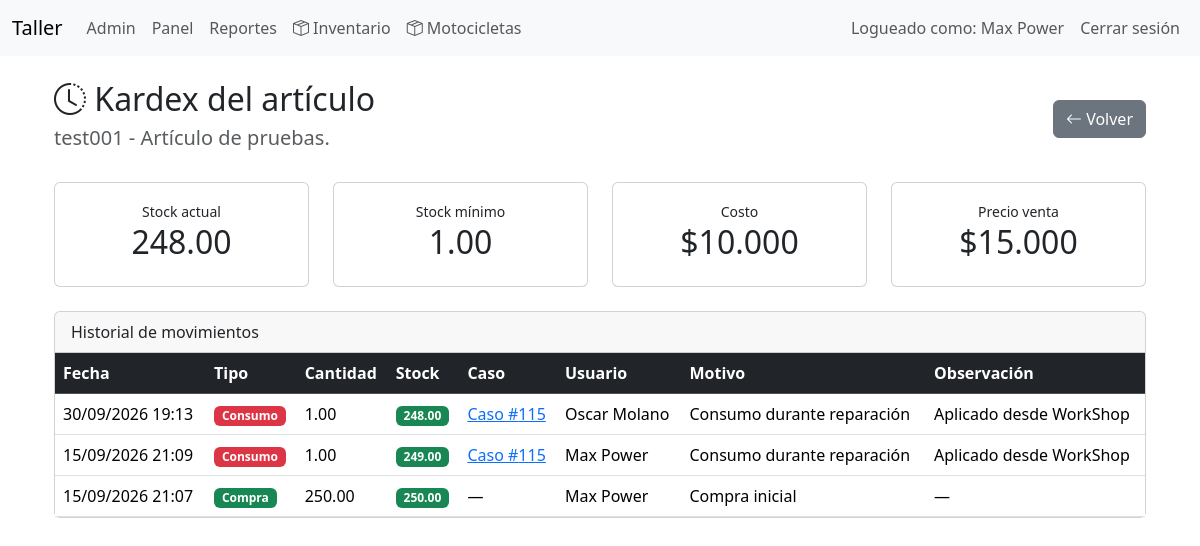
The page /index.php?controller=inventory&action=movements&id=61 (signed in) on the database as committed earlier.
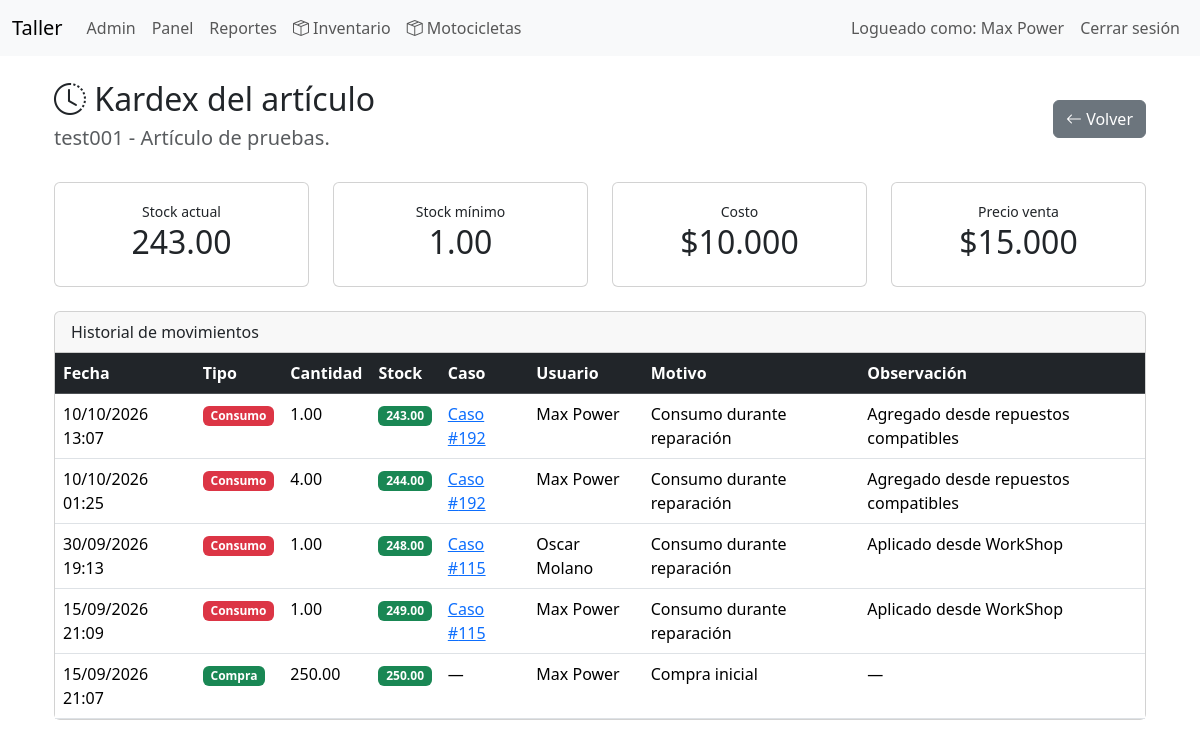
The same page on the database as committed later.
### tables this page shows
CREATE TABLE `partes` (
  `id` int(11) NOT NULL,
  `codigo` varchar(60) NOT NULL,
  `categoria_id` int(11) DEFAULT NULL,
  `tipo` enum('repuesto','insumo','herramienta') NOT NULL DEFAULT 'repuesto',
  `nombre` varchar(150) NOT NULL,
  `marca` varchar(100) DEFAULT NULL,
  `fabricante_repuesto_id` int(11) DEFAULT NULL,
  `numero_parte` varchar(100) DEFAULT NULL,
  `created_by` int(11) DEFAULT NULL,
  `unidad` enum('Unidad','Juego','Par','Litro','Mililitro','Kilogramo','Gramo','Metro','Centimetro') NOT NULL DEFAULT 'Unidad',
  `stock_actual` decimal(12,2) NOT NULL DEFAULT 0.00,
  `stock_reservado` decimal(12,2) NOT NULL DEFAULT 0.00,
  `stock_minimo` decimal(12,2) NOT NULL DEFAULT 0.00,
  `costo` decimal(10,2) NOT NULL DEFAULT 0.00,
  `precio_venta` decimal(10,2) NOT NULL DEFAULT 0.00,
  `ubicacion` varchar(120) DEFAULT NULL,
  `codigo_barras` varchar(100) DEFAULT NULL,
  `imagen` varchar(255) DEFAULT NULL,
  `activo` tinyint(1) NOT NULL DEFAULT 1,
  `created_at` datetime NOT NULL DEFAULT current_timestamp(),
  `updated_at` datetime NOT NULL DEFAULT current_timestamp() ON UPDATE current_timestamp()
);

CREATE TABLE `movimientos_inventario` (
  `id` int(11) NOT NULL,
  `parte_id` int(11) NOT NULL,
  `usuario_id` int(11) NOT NULL,
  `caso_id` int(11) DEFAULT NULL,
  `tipo` enum('compra','consumo','ajuste_entrada','ajuste_salida') NOT NULL,
  `motivo` varchar(255) DEFAULT NULL,
  `cantidad` decimal(12,2) NOT NULL,
  `stock_resultante` decimal(12,2) NOT NULL DEFAULT 0.00,
  `costo_unitario` decimal(10,2) DEFAULT NULL,
  `observacion` text DEFAULT NULL,
  `fecha` datetime NOT NULL DEFAULT current_timestamp()
);

CREATE TABLE `casos` (
  `id` int(11) NOT NULL,
  `vehiculo_id` int(11) NOT NULL,
  `mecanico_id` int(11) DEFAULT NULL,
  `fecha_ingreso` date DEFAULT NULL,
  `hora_ingreso` time DEFAULT NULL,
  `causa` text DEFAULT NULL,
  `observaciones` text DEFAULT NULL,
  `diagnostico` text DEFAULT NULL,
  `estado` enum('abierto','cerrado') DEFAULT 'abierto',
  `fecha_cierre` datetime DEFAULT NULL,
  `cerrado_por` int(11) DEFAULT NULL,
  `precio_cobrado` int(11) DEFAULT NULL,
  `descuento` int(11) DEFAULT 0,
  `utilidad` decimal(10,2) DEFAULT 0.00
);

CREATE TABLE `usuarios` (
  `id` int(11) NOT NULL,
  `nombre` varchar(150) NOT NULL,
  `usuario` varchar(100) NOT NULL,
  `contraseña_hash` varchar(255) NOT NULL,
  `rol` enum('admin','mecanico') NOT NULL DEFAULT 'mecanico',
  `fecha_creacion` datetime NOT NULL
);

### app/controllers/BaseController.php (called while the page is built, shortened)
<?php
abstract class BaseController
{
    protected function render(string $view, array $data = []): void
    {
        extract($data);
        require __DIR__ . '/../views/layouts/header.php';
        require __DIR__ . '/../views/' . $view . '.php';
        require __DIR__ . '/../views/layouts/footer.php';
    }
}

### app/controllers/InventoryController.php (called while the page is built, shortened)
<?php
class InventoryController extends BaseController
{
    private Part $partModel;
    public function __construct(PDO $pdo)
    {
        $this->partModel = new Part($pdo);
    }
    public function movements(): void
    {
        $id = (int)($_GET['id'] ?? 0);
        $part = $this->partModel->findById($id);
        $movements = $this->partModel->getMovements($id);
        $this->render(
            'inventory/movements',
            [
                'part' => $part,
                'movements' => $movements,
                'title' => 'Movimientos de inventario'
            ]
        );
    }
}

### app/models/BaseModel.php (called while the page is built, shortened)
<?php
class BaseModel
{
    public function __construct(PDO $pdo)
    {
        $this->db = $pdo;
    }
}

### app/models/Part.php (called while the page is built, shortened)
<?php
class Part extends BaseModel
{
    public function findById(int $id): ?array
    {
        $stmt = $this->db->prepare("
            SELECT *
            FROM partes
            WHERE id = ?
            LIMIT 1
        ");
        $stmt->execute([$id]);
        return $stmt->fetch(PDO::FETCH_ASSOC) ?: null;
    }
    public function getMovements(int $partId): array
    {
        $stmt = $this->db->prepare("
        SELECT
            m.*,
            u.nombre AS usuario,
            p.nombre AS articulo,
            c.id AS caso
        FROM movimientos_inventario m
        INNER JOIN usuarios u
            ON u.id = m.usuario_id
        INNER JOIN partes p
            ON p.id = m.parte_id
        LEFT JOIN casos c
            ON c.id = m.caso_id
        WHERE m.parte_id = :parte
        ORDER BY
            m.fecha DESC,
            m.id DESC
    ");
        $stmt->execute([
            ':parte' => $partId
        ]);
        return $stmt->fetchAll(PDO::FETCH_ASSOC);
    }
}

### app/views/inventory/movements.php (the view, shortened to what this page needs)
<div class="container mt-4">
    <div class="d-flex justify-content-between align-items-center mb-4">
        <div>
            <h2>
                <i class="bi bi-clock-history"></i>
                Kardex del artículo
            </h2>
            <h5 class="text-muted">
                <?= htmlspecialchars($part['codigo']) ?>
                -
                <?= htmlspecialchars($part['nombre']) ?>
            </h5>
        </div>
        <a
            href="index.php?controller=inventory&action=index"
            class="btn btn-secondary">
            <i class="bi bi-arrow-left"></i>
            Volver
        </a>
    </div>
    <div class="row mb-4">
        <div class="col-md-3">
            <div class="card">
                <div class="card-body text-center">
                    <small>Stock actual</small>
                    <h2>
                        <?= $part['stock_actual'] ?>
                    </h2>
                </div>
            </div>
        </div>
        <div class="col-md-3">
            <div class="card">
                <div class="card-body text-center">
                    <small>Stock mínimo</small>
                    <h2>
                        <?= $part['stock_minimo'] ?>
                    </h2>
                </div>
            </div>
        </div>
        <div class="col-md-3">
            <div class="card">
                <div class="card-body text-center">
                    <small>Costo</small>
                    <h2>
                        $<?= number_format($part['costo'],0,',','.') ?>
                    </h2>
                </div>
            </div>
        </div>
        <div class="col-md-3">
            <div class="card">
                <div class="card-body text-center">
                    <small>Precio venta</small>
                    <h2>
                        $<?= number_format($part['precio_venta'],0,',','.') ?>
                    </h2>
                </div>
            </div>
        </div>
    </div>
    <div class="card">
        <div class="card-header">
            Historial de movimientos
        </div>
        <div class="card-body p-0">
            <table class="table table-hover mb-0">
                <thead class="table-dark">
                    <tr>
                        <th>Fecha</th>
                        <th>Tipo</th>
                        <th>Cantidad</th>
                        <th>Stock</th>
                        <th>Caso</th>
                        <th>Usuario</th>
                        <th>Motivo</th>
                        <th>Observación</th>
                    </tr>
                </thead>
                <tbody>
<?php if (empty($movements)): ?>
    <tr>
        <td colspan="8" class="text-center text-muted p-4">
            No existen movimientos para este artículo.
        </td>
    </tr>
<?php else: ?>
    <?php foreach ($movements as $m): ?>
        <tr>
            <td>
                <?= date('d/m/Y H:i', strtotime($m['fecha'])) ?>
            </td>
            <td>
                <?php
                switch ($m['tipo']) {
                    case 'compra':
                        echo '<span class="badge bg-success">Compra</span>';
                        break;
                    case 'consumo':
                        echo '<span class="badge bg-danger">Consumo</span>';
                        break;
                }
                ?>
            </td>
            <td>
                <?= $m['cantidad'] ?>
            </td>
            <td>
                <?php if ($m['stock_resultante'] <= 0): ?>
                    <span class="badge bg-danger">
                        <?= $m['stock_resultante'] ?>
                    </span>
                <?php elseif ($m['stock_resultante'] <= $part['stock_minimo']): ?>
                    <span class="badge bg-warning text-dark">
                        <?= $m['stock_resultante'] ?>
                    </span>
                <?php else: ?>
                    <span class="badge bg-success">
                        <?= $m['stock_resultante'] ?>
                    </span>
                <?php endif; ?>
            </td>
            <td>
                <?php if ($m['caso']): ?>
                    <a href="index.php?controller=mechanic&action=viewCase&case_id=<?= $m['caso'] ?>">
                        Caso #<?= $m['caso'] ?>
                    </a>
                <?php else: ?>
                    —
                <?php endif; ?>
            </td>
            <td>
                <?= htmlspecialchars($m['usuario']) ?>
            </td>
            <td>
                <?= htmlspecialchars($m['motivo']) ?>
            </td>
            <td>
                <?= htmlspecialchars($m['observacion'] ?: '—') ?>
            </td>
        </tr>
    <?php endforeach; ?>
<?php endif; ?>
</tbody>
            </table>
        </div>
    </div>
</div>

### public/index.php (shortened to what this page needs)
<?php
spl_autoload_register(function ($class) {
    $paths = [__DIR__ . '/../app/models/' . $class . '.php', __DIR__ . '/../app/controllers/' . $class . '.php'];
    foreach ($paths as $p) {
        if (file_exists($p)) {
            return;
        }
    }
});
require_once __DIR__ . '/../config/database.php';
$controller = $_GET['controller'] ?? 'auth';
$action = $_GET['action'] ?? ($controller === 'auth' ? 'login' : 'index');
$controller = preg_replace('/[^a-z0-9_]/i','', $controller);
$action = preg_replace('/[^a-z0-9_]/i','', $action);
$controllerClass = str_replace(
    ' ',
    '',
    ucwords(str_replace(['_', '-'], ' ', $controller))
) . 'Controller';
$controllerFile = __DIR__ . '/../app/controllers/' . $controllerClass . '.php';
if (file_exists($controllerFile)) {
    $ctrl = new $controllerClass($pdo);
    if (method_exists($ctrl, $action)) {
        $ctrl->{$action}();
    } else {
        http_response_code(404);
        echo "Accion no encontrada";
    }
} else {
    http_response_code(404);
    echo "Controlador no encontrado";
}

### app/views/layouts/header.php (shortened to what this page needs)
<!doctype html>
<html lang="es">
<head>
  <link href="https://cdn.jsdelivr.net/npm/bootstrap@5.3.2/dist/css/bootstrap.min.css" rel="stylesheet">
  <link rel="stylesheet" href="css/style.css?v=<?= time() ?>">
  <link
    rel="stylesheet"
    href="https://cdn.jsdelivr.net/npm/bootstrap-icons@1.11.3/font/bootstrap-icons.min.css">
</head>
<body>
  <nav class="navbar navbar-expand-lg navbar-light bg-light">
    <div class="container-fluid">
      <a class="navbar-brand" href="#">Taller</a>
      <div class="collapse navbar-collapse">
        <ul class="navbar-nav me-auto">
          <?php if (!empty($_SESSION['user_id'])): ?>
            <?php if (isset($_SESSION['user_role']) && $_SESSION['user_role'] === 'admin'): ?>
              <li class="nav-item"><a class="nav-link" href="index.php?controller=admin&action=dashboard">Admin</a></li>
            <?php endif; ?>
            <li class="nav-item"><a class="nav-link" href="index.php?controller=mechanic&action=dashboard">Panel</a></li>
            <li class="nav-item"><a class="nav-link" href="index.php?controller=report&action=form">Reportes</a></li>
            <li class="nav-item"><a class="nav-link" href="index.php?controller=inventory&action=index"><i class="bi bi-box-seam"></i> Inventario</a></li>
            <li class="nav-item"><a class="nav-link" href="index.php?controller=modelo_moto&action=index"><i class="bi bi-box-seam"></i> Motocicletas</a></li>
          <?php endif; ?>
        </ul>
        <ul class="navbar-nav">
          <?php if (!empty($_SESSION['user_id'])): ?>
            <li class="nav-item"><span class="nav-link">Logueado como: <?= htmlspecialchars($_SESSION['user_name']) ?></span></li>
            <li class="nav-item"><a class="nav-link" href="index.php?controller=auth&action=logout">Cerrar sesión</a></li>
          <?php endif; ?>
        </ul>
      </div>
    </div>
  </nav>
  <div class="container mt-4">

### app/views/layouts/footer.php (shortened to what this page needs)
</div>
</body>
</html>

### public/css/style.css (style rules this page uses)
body { padding-bottom: 40px; }

Rows that differ between the two databases and show on the page:
changed partes "test001": stock_actual "248.00" → "243.00"
added movimientos_inventario: fecha "10/10/2026 13:07", tipo "Consumo", cantidad "1.00", stock_resultante "243.00", caso "192", usuario.nombre "Max Power", motivo "Consumo durante reparación", observacion "Agregado desde repuestos compatibles"
added movimientos_inventario: fecha "10/10/2026 01:25", tipo "Consumo", cantidad "4.00", stock_resultante "244.00", caso "192", usuario.nombre "Max Power", motivo "Consumo durante reparación", observacion "Agregado desde repuestos compatibles"
